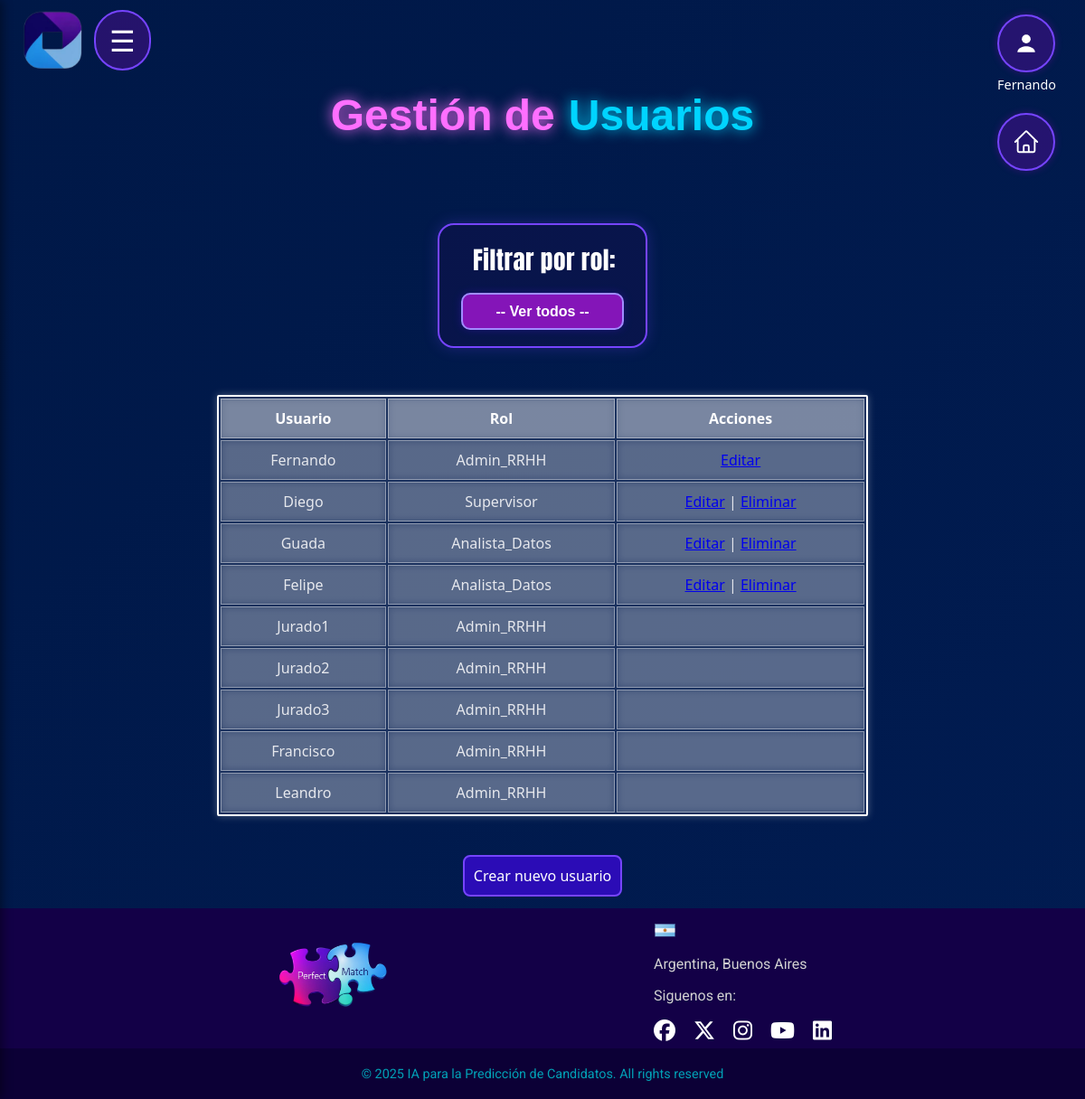
Screenshot of /gestionar_usuarios (signed in) with the database file from the repository.
### app.py (models this page shows)
class Usuario(db.Model):
    __tablename__ = 'usuario'
    id = db.Column(db.Integer, primary_key=True)
    username = db.Column(db.String(100), nullable=False, unique=True)
    password = db.Column(db.String(100), nullable=False)
    type = db.Column(db.String(50), nullable=False)

### app.py (the view)
@app.route('/gestionar_usuarios', methods=['GET', 'POST'])
@login_required(roles=["Admin_RRHH"])
def gestionar_usuarios():
    filtro = request.args.get('rol')
    if filtro:
        usuarios = Usuario.query.filter(Usuario.type == filtro).all()
    else:
        usuarios = Usuario.query.all()
    return render_template('gestionarUsuarios.html', usuarios=usuarios, filtro=filtro)

### app.py (called while the page is built)
def login_required(roles=None):
    def decorator(f):
        @wraps(f)
        def wrapped(*args, **kwargs):
            if 'username' not in session:
                return redirect(url_for('login'))
            if roles and session.get('type') not in roles:
                return "Acceso no autorizado"
            return f(*args, **kwargs)
        return wrapped
    return decorator

### templates/gestionarUsuarios.html (shortened to what this page needs)
<!DOCTYPE html>
<html lang="es">
<head>
  <link rel="stylesheet" href="{{ url_for('static', filename='gestionarUsuarios.css') }}">
  <link rel="stylesheet" href="https://cdnjs.cloudflare.com/ajax/libs/font-awesome/6.5.0/css/all.min.css">
  <link rel="stylesheet" href="{{ url_for('static', filename='css/header_general.css') }}">
  <link rel="stylesheet" href="{{ url_for('static', filename='css/menu.css') }}">
  <link rel="stylesheet" href="{{ url_for('static', filename='css/footer.css') }}">
  <link rel="stylesheet" href="{{ url_for('static', filename='css/fragments/particles.css') }}">
  <link rel="stylesheet" href="{{ url_for('static', filename='css/fragments/titles.css') }}">
</head>
<body>
  {% include "fragments/particles.html" %}
  {% include "layout/header_general.html" %}
  {% include "layout/menu.html" %}
  <h1><p class="title-perfect-violet">Gestión de </p><p class="title-match-blue">Usuarios</p></h1>
  <form method="GET" action="{{ url_for('gestionar_usuarios') }}">
    <label class="filtro-label">Filtrar por rol:</label>
    <select name="rol" class="custom-select" onchange="this.form.submit()">
      <option value="">-- Ver todos --</option>
    </select>
  </form>
  <table>
    <thead>
      <tr>
        <th>Usuario</th>
        <th>Rol</th>
        <th>Acciones</th>
      </tr>
    </thead>
    <tbody>
      {% for u in usuarios %}
      <tr>
        <td>{{ u.username }}</td>
        <td>{{ u.type }}</td>
        <td>
          {% if u.username == session['username'] or u.type != "Admin_RRHH" %}
          <a href="{{ url_for('editar_usuario', id=u.id, type=u.type) }}"> Editar</a>
          {% endif %}
          {% if u.type != "Admin_RRHH" %}
          | <a href="{{ url_for('eliminar_usuario', id=u.id) }}"
            onclick="return confirm('¿Eliminar usuario?')">Eliminar</a>
          {% endif %}
        </td>
      </tr>
      {% endfor %}
    </tbody>
  </table>
  <div class="submenu">
    <a href="{{ url_for('crear_usuario') }}">Crear nuevo usuario</a>
  </div>
  {% include "layout/footer.html" %}
</body>
</html>

### templates/layout/header_general.html (shortened to what this page needs)
<header>
    <div>
        <img class="logo" src="{{ url_for('static', filename='images/logoApptitudAI.png') }}" alt="Logo de ApptitudAI">
    </div>
    <div class="user-menu-wrapper">
        <label for="user-toggle" class="user-main">
            <div class="user-button">
                <svg viewBox="0 0 16 16" xmlns="http://www.w3.org/2000/svg" width="26" height="26">
                    <circle cx="8" cy="5" r="3" fill="#ffffff" />
                    <path d="M2 14c0-3 4-4 6-4s6 1 6 4" fill="#ffffff" />
                </svg>
            </div>
            <div class="user-name">
                <p style="color: white; margin: 4px 0 0 0; font-size: 0.9rem;">{{ session.get('username') }}</p>
            </div>
        </label>
        {% if show_home_icon is not defined or show_home_icon %}
        <a href="{{ url_for('predecir') }}" class="user-main" title="Volver al inicio" style="margin-left: 18px; margin-top: 0;">
            <div class="user-button">
            </div>
        </a>
        {% endif %}
    </div>
</header>

### static/gestionarUsuarios.css (style rules this page uses)
html { background: #5A189A; }
body { display: flex; flex-direction: column; justify-content: center; align-items: center; min-height: 100vh; margin: 0; padding: 0; font-family: 'Segoe UI', sans-serif; background: linear-gradient(135deg, #001847, #011d55, #2a0047, #390061); background-size: 400% 400%; animation: gradient 15s ease infinite; }
h1 { font-family: "Erica One", sans-serif; font-size: 3rem; width: fit-content; text-align: center; border-radius: 32px; border: none; color: #fefefe; text-shadow: -3px 3px 0px #49007e, 3px -3px 0px #2f00d9; transition: all 0.3s ease-in-out; min-width: 100%; display: flex; align-items: center; justify-content: center; gap: 15px; margin-top: 5rem; padding: 0; position: relative; }
form { animation: elevar 2s ease-out forwards; margin: 2.5rem auto 2rem auto; padding: 18px 24px; border-radius: 18px; max-width: 340px; background: rgba(44,0,80,0.18); border: 2px solid #7644ff; box-shadow: 0 0 16px #7644ff44; text-align: center; }
.filtro-label { font-family: 'Space Grotesk', sans-serif; font-size: 1.2rem; color: #a259ff; margin-bottom: 8px; display: block; font-weight: 600; letter-spacing: 0.5px; }
.custom-select { background-color: #3815b8; color: #fff; border: 2px solid #a18cff; border-radius: 10px; padding: 10px 15px; font-size: 1rem; margin-top: 8px; margin-bottom: 0; appearance: none; -webkit-appearance: none; -moz-appearance: none; cursor: pointer; text-align: center; text-align-last: center; box-shadow: 0 0 10px rgba(56, 21, 184, 0.4); transition: background-color 0.3s, box-shadow 0.3s; }
.custom-select option { background-color: #3815b8; color: #fff; text-align: center; }
input, select, button { text-decoration: none; color: rgba(255, 255, 255, 0.8); font-size: 1.2rem; font-weight: bold; margin: 10px auto; padding: 12px 14px; border-radius: 8px; background-color: rgba(255, 255, 255, 0.2); border: none; transition: all 0.3s ease-in-out; width: 180px; }
.filtro-label { display: block; font-family: 'Anton', sans-serif; font-size: 1.7rem; font-weight: 500; color: #ffffff; margin-bottom: 0.5rem; padding-left: 4px; transition: color 0.3s ease; }
.custom-select { background-color: #8415b8; color: white; border: 2px solid #a18cff; border-radius: 10px; padding: 10px 15px; font-size: 1rem; appearance: none; -webkit-appearance: none; -moz-appearance: none; cursor: pointer; text-align: center; text-align-last: center; box-shadow: 0 0 10px rgba(56, 21, 184, 0.4); transition: background-color 0.3s ease, box-shadow 0.3s ease; }
.custom-select option { background-color: #3815b8; color: white; text-align: center; }
table { max-width: 60%; width: 100%; border-collapse: separate; background-color: rgba(255, 255, 255, 0.1); color: rgba(255, 255, 255, 0.85); border-radius: 2px; border: 2px solid #fff; box-shadow: 0 0 8px rgba(255, 255, 255, 0.3); transition: all 0.3s ease-in-out; animation: elevar 2s ease-out forwards; margin-bottom: 30px; margin-left: auto; margin-right: auto; margin-top: 20px; }
table th, table td { padding: 10px 14px; text-align: center; border: 1px solid rgba(255, 255, 255, 0.4); backdrop-filter: blur(4px); }
table th { background-color: rgba(255, 255, 255, 0.2); color: #fff; font-weight: bold; }
table tr:nth-child(even), table tr:nth-child(odd) { background-color: rgba(255, 255, 255, 0.1); }

### static/css/header_general.css (style rules this page uses)
header { display: flex; flex-wrap: nowrap; align-items: center; justify-content: space-between; width: 100%; box-sizing: border-box; top: 0; z-index: 10; position: absolute; padding: 10px 20px; background-color: transparent; }
.logo { margin-left: 5px; max-height: 70px; max-width: 100%; }
.user-menu-wrapper { top: 1rem; right: 2rem; position: fixed; }
.user-main { cursor: pointer; }
.user-button { background-color: rgba(183, 0, 255, 0.2); border: 2px solid #7644ff; box-shadow: 0 0 8px rgba(161, 0, 201, 0.3); border-radius: 50%; width: 60px; height: 60px; display: flex; align-items: center; justify-content: center; transition: background-color 0.3s; }

### static/css/menu.css (style rules this page uses)
.submenu { padding: 10px 20px; display: flex; flex-direction: column; }
.submenu a { background-color: rgb(43, 12, 182); padding: 10px; border-radius: 8px; border: 2px solid #7644ff; margin: 3px 0; color: #ffffff; text-decoration: none; transition: all 0.2s ease-out; }
.user-name { text-align: center; }

### static/css/footer.css (style rules this page uses)
html, body { scrollbar-width: thin; scrollbar-color: #7644ff #1a085a; }

### rows the page displays
Usuario: get "Fernando", username "Fernando", type "Admin_RRHH"
Usuario: username "Diego", type "Supervisor"
Usuario: username "Guada", type "Analista_Datos"
Usuario: username "Felipe", type "Analista_Datos"
Usuario: username "Jurado1", type "Admin_RRHH"
Usuario: username "Jurado2", type "Admin_RRHH"
Usuario: username "Jurado3", type "Admin_RRHH"
Usuario: username "Francisco", type "Admin_RRHH"
Usuario: username "Leandro", type "Admin_RRHH"
